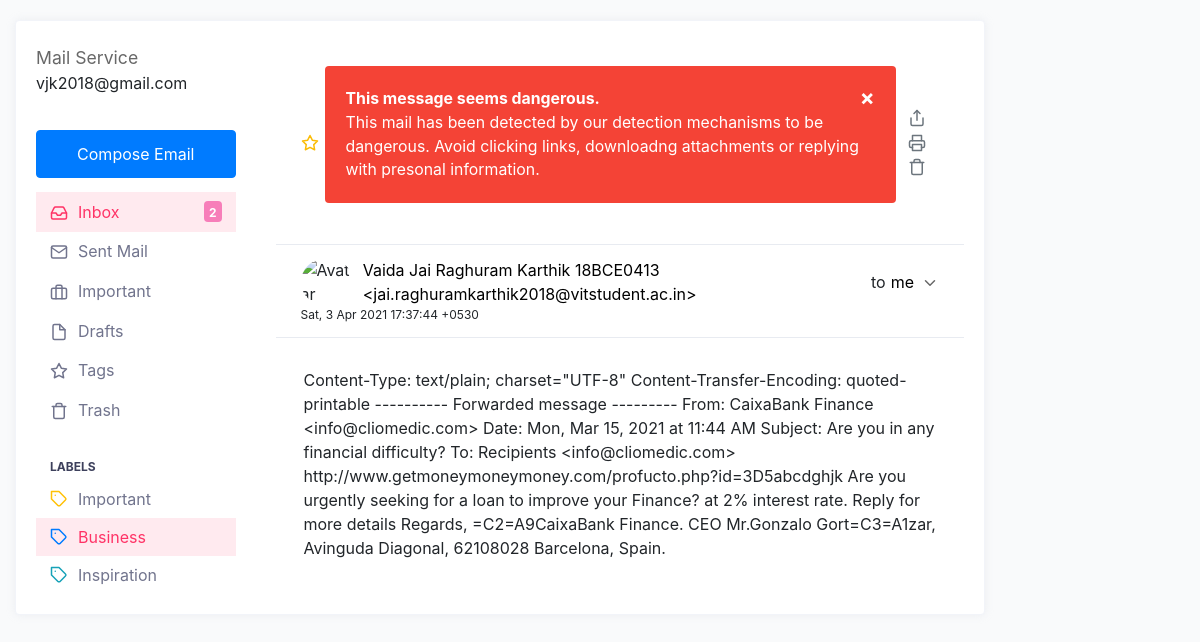
The app's page /read_email/28 with its own data.
### tables this page shows
CREATE TABLE EMAIL
         (SL_NO INTEGER PRIMARY KEY AUTOINCREMENT,SENDER CHAR(50) NOT NULL,SUBJECT TEXT NOT NULL,DATE Text NOT NULL,MESSAGE_BODY TEXT,PHISHING INT, TEXT_PHISHING INT,URL_PHISHING INT);

### front_end.py (the view)
@app.route('/read_email/<int:id>')
def read_email(id):
    con = sql.connect("D:/Projects/Phishing-email-detection/Flask_Application/email_db.db")
    con.row_factory = sql.Row
    cur = con.cursor()
    cur.execute("select * from EMAIL where SL_NO = ?",(id,))
    rows = cur.fetchone()
    return render_template("read_email.html",rows = rows)

### templates/read_email.html (shortened to what this page needs)
<!DOCTYPE html>
<html lang="en">
<head>
    <link href="http://netdna.bootstrapcdn.com/bootstrap/4.4.1/css/bootstrap.min.css" rel="stylesheet">
</head>
<body>
<div class="col-md-10">
<div class="row inbox-wrapper">
    <div class="col-lg-12">
      <div class="card">
        <div class="card-body">
          <div class="row">
            <div class="col-lg-3 email-aside border-lg-right">
              <div class="aside-content">
                <div class="aside-header">
                  <span class="title">Mail Service</span>
                  <p class="description">vjk2018@gmail.com</p>
                </div>
                <div class="aside-compose"><a class="btn btn-primary btn-block" href="../../../demo_1/pages/email/compose.html">Compose Email</a></div>
                <div class="aside-nav collapse">
                  <ul class="nav">
                    <li class="active"><a href="/"><span class="icon"></span>Inbox<span class="badge badge-danger-muted text-white font-weight-bold float-right">2</span></a></li>
                    <li><a href="#"><span class="icon"></span>Sent Mail</a></li>
                    <li><a href="#"><span class="icon"></span>Important<span class="badge badge-info-muted text-white font-weight-bold float-right"></span></a></li>
                    <li><a href="#"><span class="icon"></span>Drafts</a></li>
                    <li><a href="#"><span class="icon"></span>Tags</a></li>
                    <li><a href="#"><span class="icon"></span>Trash</a></li>
                  </ul>
                  <span class="title">Labels</span>
                  <ul class="nav nav-pills nav-stacked">
                    <li>
                      <a href="#"> Important </a>
                    </li>
                    <li class="active"><a href="#">
                      Business </a>
                    </li>
                    <li>
                      <a href="#"> Inspiration </a>
                    </li>
                  </ul>
                </div>
              </div>
            </div>
            <div class="col-lg-9 email-content">
              <div class="email-head">
                <div class="email-head-subject">
                  <div class="title d-flex align-items-center justify-content-between">
                    <div class="d-flex align-items-center">
                      <a class="active" href="#"><span class="icon"></span></a>
                    </div>
			{% if rows[5] == 1%}
					<div class="alert">
  <span class="closebtn" onclick="this.parentElement.style.display='none';">&times;</span>
  <strong>This message seems dangerous.</strong><br> This mail has been detected by our detection mechanisms to be dangerous. Avoid clicking links, downloadng attachments or replying with presonal information.
</div>
            {% endif %}
                    <div class="icons">
                      <a href="#" class="icon"></a>
                      <a href="#" class="icon"></a>
                      <a href="#" class="icon">
                      </a>
                    </div>
                  </div>
                </div>
                <div class="email-head-sender d-flex align-items-center justify-content-between flex-wrap">
                  <div class="d-flex align-items-center">
                    <div class="avatar">
                      <img src="https://bootdey.com/img/Content/avatar/avatar1.png" alt="Avatar" class="rounded-circle user-avatar-md">
                    </div>
                    <div class="sender d-flex align-items-center">
                      <a href="#">{{rows[1]}}</a> <span>to</span><a href="#">me</a>
                      <div class="actions dropdown">
                        <a class="icon" href="#" data-toggle="dropdown"><svg xmlns="http://www.w3.org/2000/svg" width="24" height="24" viewBox="0 0 24 24" fill="none" stroke="currentColor" stroke-width="2" stroke-linecap="round" stroke-linejoin="round" class="feather feather-chevron-down"><polyline points="6 9 12 15 18 9"></polyline></svg></a>
                      </div>
                    </div>
                  </div>
                  <div class="date">{{rows[3]}}</div>
                </div>
              </div>
               <div class="email-body">{{rows[4]}}
                </div>
</body>
</html>

### templates/read_email.html (style rules this page uses)
body { background-color: #f9fafb; margin-top:20px; }
@media (min-width: 992px) { .inbox-wrapper .email-aside .aside-content { padding-right: 10px; } }
.inbox-wrapper .email-aside .aside-content .aside-header { padding: 0 0 5px; position: relative; }
.inbox-wrapper .email-aside .aside-content .aside-header .title { display: block; margin: 3px 0 0; font-size: 1.1rem; line-height: 27px; color: #686868; }
.inbox-wrapper .email-aside .aside-content .aside-compose { text-align: center; padding: 14px 0; }
.inbox-wrapper .email-aside .aside-content .aside-compose .btn, .inbox-wrapper .email-aside .aside-content .aside-compose .fc .fc-button, .fc .inbox-wrapper .email-aside .aside-content .aside-compose .fc-button, .inbox-wrapper .email-aside .aside-content .aside-compose .swal2-modal .swal2-actions button, .swal2-modal .swal2-actions .inbox-wrapper .email-aside .aside-content .aside-compose button, .inbox-wrapper .email-aside .aside-content .aside-compose .wizard > .actions a, .wizard > .actions .inbox-wrapper .email-aside .aside-content .aside-compose a { padding: 11px; }
.inbox-wrapper .email-aside .aside-content .aside-nav { visibility: visible; padding: 0 0; }
.inbox-wrapper .email-aside .aside-content .aside-nav.collapse { display: block; }
.inbox-wrapper .email-aside .aside-content .aside-nav .title { display: block; color: #3d405c; font-size: 12px; font-weight: 700; text-transform: uppercase; margin: 20px 0 0; padding: 8px 14px 4px; }
.inbox-wrapper .email-aside .aside-content .aside-nav .nav li { width: 100%; }
.inbox-wrapper .email-aside .aside-content .aside-nav .nav li a { display: -webkit-flex; display: flex; -webkit-align-items: center; align-items: center; position: relative; color: #71748d; padding: 7px 14px; }
.inbox-wrapper .email-aside .aside-content .aside-nav .nav li a .icon svg { width: 18px; margin-right: 10px; }
.inbox-wrapper .email-aside .aside-content .aside-nav .nav li a .badge { margin-left: auto; }
.inbox-wrapper .email-aside .aside-content .aside-nav .nav li a svg { width: 18px; margin-right: 10px; }
.inbox-wrapper .email-aside .aside-content .aside-nav .nav li.active a { color: #ff3366; background: rgba(255, 51, 102, 0.1); }
.inbox-wrapper .email-aside .aside-content .aside-nav .nav li.active a .icon { color: #ff3366; }
.email-head { background-color: transparent; }
.email-head-subject { padding: 25px 25px; border-bottom: 1px solid #e8ebf1; }
.email-head-subject .title { display: block; font-size: .99rem; }
.email-head-subject .title a.active .icon { color: #fbbc06; }
.email-head-subject .title a .icon { color: silver; margin-right: 6px; }
.email-head-subject .title a .icon svg { width: 18px; }
.email-head-subject .icons { font-size: 14px; float: right; }
.email-head-subject .icons .icon { color: #000; margin-left: 12px; }
.email-head-subject .icons .icon svg { width: 18px; }
.email-head-sender { padding: 13px 25px; }
.email-head-sender .avatar { float: left; margin-right: 10px; }
.email-head-sender .date { float: right; font-size: 12px; }
.email-head-sender .avatar img { width: 36px; }
.email-head-sender .sender > a { color: #000; }
.email-head-sender .sender span { margin-right: 5px; margin-left: 5px; }
.email-head-sender .sender .actions { display: inline-block; position: relative; }
.email-head-sender .sender .actions .icon { color: #686868; margin-left: 7px; }
.email-head-sender .sender .actions .icon svg { width: 18px; }
.email-body { background-color: transparent; border-top: 1px solid #e8ebf1; padding: 30px 28px; }
.card { box-shadow: 0 0 10px 0 rgba(183, 192, 206, 0.2); -webkit-box-shadow: 0 0 10px 0 rgba(183, 192, 206, 0.2); -moz-box-shadow: 0 0 10px 0 rgba(183, 192, 206, 0.2); -ms-box-shadow: 0 0 10px 0 rgba(183, 192, 206, 0.2); }
.card { position: relative; display: flex; flex-direction: column; min-width: 0; word-wrap: break-word; background-color: #fff; background-clip: border-box; border: 1px solid #f2f4f9; border-radius: 0.25rem; }
.badge { padding: 6px 5px 3px; }
.text-white { color: #ffffff !important; }
.font-weight-bold { font-weight: 700 !important; }
.float-right { float: right !important; }
.badge-danger-muted { color: #212529; background-color: #f77eb9; }
.alert { padding: 20px; background-color: #f44336; color: white; }
.closebtn { margin-left: 15px; color: white; font-weight: bold; float: right; font-size: 22px; line-height: 20px; cursor: pointer; transition: 0.3s; }

### records on screen
EMAIL: SENDER "Vaida Jai Raghuram Karthik 18BCE0413 <jai.raghuramkarthik2018@vitstudent.ac.in>", DATE "Sat, 3 Apr 2021 17:37:44 +0530", MESSAGE_BODY "Content-Type: text/plain; charset=\"UTF-8\" Content-Transfer-Encoding: quoted-printable ---------- Forwarded message --------- From: CaixaBank Finance <info@cliomedic.com> Date: Mon, Mar 15, 2021 at 11:44 AM Subject: Are you in any financial difficulty? To: Recipients <info@cliomedic.com> http://www.getmoneymoneymoney.com/profucto.php?id=3D5abcdghjk Are you urgently seeking for a loan to improve your Finance? at 2% interest rate. Reply for more details Regards, =C2=A9CaixaBank Finance. CEO Mr.Gonzalo Gort=C3=A1zar, Avinguda Diagonal, 62108028 Barcelona, Spain."
